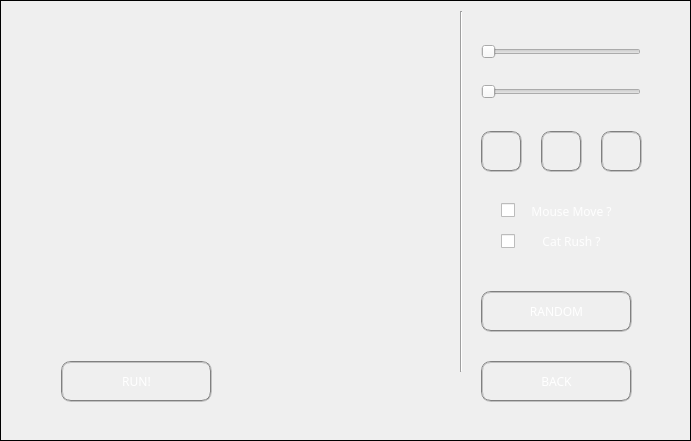
<?xml version="1.0" encoding="UTF-8"?>
<ui version="4.0">
 <class>Widget</class>
 <widget class="QWidget" name="Widget">
  <property name="geometry">
   <rect>
    <x>0</x>
    <y>0</y>
    <width>691</width>
    <height>441</height>
   </rect>
  </property>
  <property name="windowTitle">
   <string>Widget</string>
  </property>
  <property name="autoFillBackground">
   <bool>true</bool>
  </property>
  <property name="styleSheet">
   <string notr="true"/>
  </property>
  <widget class="QStackedWidget" name="stackedWidget">
   <property name="geometry">
    <rect>
     <x>0</x>
     <y>0</y>
     <width>691</width>
     <height>441</height>
    </rect>
   </property>
   <property name="frameShape">
    <enum>QFrame::Box</enum>
   </property>
   <property name="frameShadow">
    <enum>QFrame::Plain</enum>
   </property>
   <property name="currentIndex">
    <number>1</number>
   </property>
   <widget class="QWidget" name="welcome">
    <widget class="QPushButton" name="quit_b">
     <property name="geometry">
      <rect>
       <x>490</x>
       <y>210</y>
       <width>151</width>
       <height>41</height>
      </rect>
     </property>
     <property name="font">
      <font>
       <family>Papyrus</family>
       <italic>false</italic>
      </font>
     </property>
     <property name="styleSheet">
      <string notr="true">QPushButton {
color: white;
border-image: url(:/pics/button.png);
border-width: 12px;
padding: -12px 0px;
min-height: 25px;
min-width: 60px;
border:2px groove gray;
border-radius:10px;
}
QPushButton:pressed {
color: lightgray;
border-image: url(:/pics/button-pressed.png); 
padding-top: -10px;
padding-bottom: -16px;
}
QPushButton:hover {
border-width: 12px;
padding: -12px 0px;
min-height: 25px;
min-width: 60px;
border:3px groove gray;
border-radius:10px;
}</string>
     </property>
     <property name="text">
      <string>QUIT</string>
     </property>
    </widget>
    <widget class="QPushButton" name="start_b">
     <property name="geometry">
      <rect>
       <x>490</x>
       <y>150</y>
       <width>151</width>
       <height>41</height>
      </rect>
     </property>
     <property name="font">
      <font>
       <family>Papyrus</family>
      </font>
     </property>
     <property name="styleSheet">
      <string notr="true">QPushButton {
color: white;
border-image: url(:/pics/button.png);
border-width: 12px;
padding: -12px 0px;
min-height: 25px;
min-width: 60px;
border:2px groove gray;
border-radius:10px;
}
QPushButton:pressed {
color: lightgray;
border-image: url(:/pics/button-pressed.png); 
padding-top: -10px;
padding-bottom: -16px;
}
QPushButton:hover {
border-width: 12px;
padding: -12px 0px;
min-height: 25px;
min-width: 60px;
border:3px groove gray;
border-radius:10px;
}</string>
     </property>
     <property name="text">
      <string>START GAME</string>
     </property>
    </widget>
    <widget class="QLabel" name="label">
     <property name="geometry">
      <rect>
       <x>60</x>
       <y>150</y>
       <width>381</width>
       <height>101</height>
      </rect>
     </property>
     <property name="font">
      <font>
       <family>Papyrus</family>
      </font>
     </property>
     <property name="frameShape">
      <enum>QFrame::NoFrame</enum>
     </property>
     <property name="frameShadow">
      <enum>QFrame::Plain</enum>
     </property>
     <property name="text">
      <string>&lt;html&gt;&lt;head/&gt;&lt;body&gt;&lt;p align=&quot;center&quot;&gt;&lt;span style=&quot; font-size:24pt; color:#ffffff;&quot;&gt;Catch Me if You Can&lt;/span&gt;&lt;/p&gt;&lt;p align=&quot;center&quot;&gt;&lt;span style=&quot; font-size:24pt; color:#ffffff;&quot;&gt;v0.1&lt;/span&gt;&lt;/p&gt;&lt;/body&gt;&lt;/html&gt;</string>
     </property>
    </widget>
   </widget>
   <widget class="QWidget" name="gameset">
    <widget class="QPushButton" name="back_b">
     <property name="geometry">
      <rect>
       <x>480</x>
       <y>360</y>
       <width>151</width>
       <height>41</height>
      </rect>
     </property>
     <property name="font">
      <font>
       <family>Papyrus</family>
       <italic>false</italic>
      </font>
     </property>
     <property name="styleSheet">
      <string notr="true">QPushButton {
color: white;
border-image: url(:/pics/button.png);
border-width: 12px;
padding: -12px 0px;
min-height: 25px;
min-width: 60px;
border:2px groove gray;
border-radius:10px;
}
QPushButton:pressed {
color: lightgray;
border-image: url(:/pics/button-pressed.png); 
padding-top: -10px;
padding-bottom: -16px;
}
QPushButton:hover {
border-width: 12px;
padding: -12px 0px;
min-height: 25px;
min-width: 60px;
border:3px groove gray;
border-radius:10px;
}</string>
     </property>
     <property name="text">
      <string>BACK</string>
     </property>
    </widget>
    <widget class="QWidget" name="gridLayoutWidget">
     <property name="geometry">
      <rect>
       <x>60</x>
       <y>20</y>
       <width>381</width>
       <height>331</height>
      </rect>
     </property>
     <layout class="QGridLayout" name="gl">
      <property name="spacing">
       <number>1</number>
      </property>
     </layout>
    </widget>
    <widget class="QPushButton" name="run_b">
     <property name="geometry">
      <rect>
       <x>60</x>
       <y>360</y>
       <width>151</width>
       <height>41</height>
      </rect>
     </property>
     <property name="font">
      <font>
       <family>Papyrus</family>
       <italic>false</italic>
      </font>
     </property>
     <property name="styleSheet">
      <string notr="true">QPushButton {
color: white;
border-image: url(:/pics/button.png);
border-width: 12px;
padding: -12px 0px;
min-height: 25px;
min-width: 60px;
border:2px groove gray;
border-radius:10px;
}
QPushButton:pressed {
color: lightgray;
border-image: url(:/pics/button-pressed.png); 
padding-top: -10px;
padding-bottom: -16px;
}
QPushButton:hover {
border-width: 12px;
padding: -12px 0px;
min-height: 25px;
min-width: 60px;
border:3px groove gray;
border-radius:10px;
}</string>
     </property>
     <property name="text">
      <string>RUN!</string>
     </property>
    </widget>
    <widget class="Line" name="line">
     <property name="geometry">
      <rect>
       <x>430</x>
       <y>10</y>
       <width>61</width>
       <height>361</height>
      </rect>
     </property>
     <property name="orientation">
      <enum>Qt::Vertical</enum>
     </property>
    </widget>
    <widget class="QSlider" name="row_set">
     <property name="geometry">
      <rect>
       <x>480</x>
       <y>40</y>
       <width>160</width>
       <height>22</height>
      </rect>
     </property>
     <property name="minimum">
      <number>5</number>
     </property>
     <property name="maximum">
      <number>15</number>
     </property>
     <property name="orientation">
      <enum>Qt::Horizontal</enum>
     </property>
    </widget>
    <widget class="QSlider" name="col_set">
     <property name="geometry">
      <rect>
       <x>480</x>
       <y>80</y>
       <width>160</width>
       <height>22</height>
      </rect>
     </property>
     <property name="minimum">
      <number>5</number>
     </property>
     <property name="maximum">
      <number>15</number>
     </property>
     <property name="orientation">
      <enum>Qt::Horizontal</enum>
     </property>
    </widget>
    <widget class="QPushButton" name="rand_b">
     <property name="geometry">
      <rect>
       <x>480</x>
       <y>290</y>
       <width>151</width>
       <height>41</height>
      </rect>
     </property>
     <property name="font">
      <font>
       <family>Papyrus</family>
       <italic>false</italic>
      </font>
     </property>
     <property name="styleSheet">
      <string notr="true">QPushButton {
color: white;
border-image: url(:/pics/button.png);
border-width: 12px;
padding: -12px 0px;
min-height: 25px;
min-width: 60px;
border:2px groove gray;
border-radius:10px;
}
QPushButton:pressed {
color: lightgray;
border-image: url(:/pics/button-pressed.png); 
padding-top: -10px;
padding-bottom: -16px;
}
QPushButton:hover {
border-width: 12px;
padding: -12px 0px;
min-height: 25px;
min-width: 60px;
border:3px groove gray;
border-radius:10px;
}</string>
     </property>
     <property name="text">
      <string>RANDOM</string>
     </property>
    </widget>
    <widget class="QPushButton" name="cat_b">
     <property name="geometry">
      <rect>
       <x>480</x>
       <y>130</y>
       <width>41</width>
       <height>41</height>
      </rect>
     </property>
     <property name="font">
      <font>
       <family>Papyrus</family>
       <italic>false</italic>
      </font>
     </property>
     <property name="styleSheet">
      <string notr="true">QPushButton {
color: white;
border-image: url(:/pics/button.png);
border-width: 12px;
padding: -12px 0px;
border:2px groove gray;
border-radius:10px;
}
QPushButton:pressed {
color: lightgray;
border-image: url(:/pics/button-pressed.png); 
padding-top: -10px;
padding-bottom: -16px;
}
QPushButton:hover {
border-width: 12px;
padding: -12px 0px;
min-height: 25px;
min-width: 60px;
border:3px groove gray;
border-radius:10px;
}</string>
     </property>
     <property name="text">
      <string/>
     </property>
     <property name="icon">
      <iconset resource="res.qrc">
       <normaloff>:/new/prefix2/cat.png</normaloff>:/new/prefix2/cat.png</iconset>
     </property>
    </widget>
    <widget class="QPushButton" name="mouse_b">
     <property name="geometry">
      <rect>
       <x>540</x>
       <y>130</y>
       <width>41</width>
       <height>41</height>
      </rect>
     </property>
     <property name="font">
      <font>
       <family>Papyrus</family>
       <italic>false</italic>
      </font>
     </property>
     <property name="styleSheet">
      <string notr="true">QPushButton {
color: white;
border-image: url(:/pics/button.png);
border-width: 12px;
padding: -12px 0px;
border:2px groove gray;
border-radius:10px;
}
QPushButton:pressed {
color: lightgray;
border-image: url(:/pics/button-pressed.png); 
padding-top: -10px;
padding-bottom: -16px;
}
QPushButton:hover {
border-width: 12px;
padding: -12px 0px;
min-height: 25px;
min-width: 60px;
border:3px groove gray;
border-radius:10px;
}</string>
     </property>
     <property name="text">
      <string/>
     </property>
     <property name="icon">
      <iconset resource="res.qrc">
       <normaloff>:/new/prefix2/mouse.png</normaloff>:/new/prefix2/mouse.png</iconset>
     </property>
    </widget>
    <widget class="QPushButton" name="wall_b">
     <property name="geometry">
      <rect>
       <x>600</x>
       <y>130</y>
       <width>41</width>
       <height>41</height>
      </rect>
     </property>
     <property name="font">
      <font>
       <family>Papyrus</family>
       <italic>false</italic>
      </font>
     </property>
     <property name="styleSheet">
      <string notr="true">QPushButton {
color: white;
border-image: url(:/pics/button.png);
border-width: 12px;
padding: -12px 0px;
border:2px groove gray;
border-radius:10px;
}
QPushButton:pressed {
color: lightgray;
border-image: url(:/pics/button-pressed.png); 
padding-top: -10px;
padding-bottom: -16px;
}
QPushButton:hover {
border-width: 12px;
padding: -12px 0px;
min-height: 25px;
min-width: 60px;
border:3px groove gray;
border-radius:10px;
}</string>
     </property>
     <property name="text">
      <string/>
     </property>
     <property name="icon">
      <iconset resource="res.qrc">
       <normaloff>:/new/prefix2/wall.png</normaloff>:/new/prefix2/wall.png</iconset>
     </property>
    </widget>
    <widget class="QCheckBox" name="mousemove">
     <property name="geometry">
      <rect>
       <x>500</x>
       <y>199</y>
       <width>20</width>
       <height>21</height>
      </rect>
     </property>
     <property name="text">
      <string/>
     </property>
    </widget>
    <widget class="QLabel" name="label_2">
     <property name="geometry">
      <rect>
       <x>520</x>
       <y>190</y>
       <width>101</width>
       <height>41</height>
      </rect>
     </property>
     <property name="font">
      <font>
       <family>Papyrus</family>
      </font>
     </property>
     <property name="frameShape">
      <enum>QFrame::NoFrame</enum>
     </property>
     <property name="frameShadow">
      <enum>QFrame::Plain</enum>
     </property>
     <property name="text">
      <string>&lt;html&gt;&lt;head/&gt;&lt;body&gt;&lt;p align=&quot;center&quot;&gt;&lt;span style=&quot; color:#fefefe;&quot;&gt;Mouse Move ?&lt;/span&gt;&lt;/p&gt;&lt;/body&gt;&lt;/html&gt;</string>
     </property>
    </widget>
    <widget class="QCheckBox" name="catrush">
     <property name="geometry">
      <rect>
       <x>500</x>
       <y>230</y>
       <width>20</width>
       <height>21</height>
      </rect>
     </property>
     <property name="text">
      <string/>
     </property>
    </widget>
    <widget class="QLabel" name="label_3">
     <property name="geometry">
      <rect>
       <x>520</x>
       <y>220</y>
       <width>101</width>
       <height>41</height>
      </rect>
     </property>
     <property name="font">
      <font>
       <family>Papyrus</family>
      </font>
     </property>
     <property name="frameShape">
      <enum>QFrame::NoFrame</enum>
     </property>
     <property name="frameShadow">
      <enum>QFrame::Plain</enum>
     </property>
     <property name="text">
      <string>&lt;html&gt;&lt;head/&gt;&lt;body&gt;&lt;p align=&quot;center&quot;&gt;&lt;span style=&quot; color:#fefefe;&quot;&gt;Cat Rush ?&lt;/span&gt;&lt;/p&gt;&lt;/body&gt;&lt;/html&gt;</string>
     </property>
    </widget>
   </widget>
   <widget class="QWidget" name="gameplay">
    <widget class="QWidget" name="gridLayoutWidget_2">
     <property name="geometry">
      <rect>
       <x>20</x>
       <y>20</y>
       <width>441</width>
       <height>381</height>
      </rect>
     </property>
     <layout class="QGridLayout" name="gl_gp">
      <property name="spacing">
       <number>1</number>
      </property>
     </layout>
    </widget>
    <widget class="QPushButton" name="back_b_gp">
     <property name="geometry">
      <rect>
       <x>480</x>
       <y>360</y>
       <width>151</width>
       <height>41</height>
      </rect>
     </property>
     <property name="font">
      <font>
       <family>Papyrus</family>
       <italic>false</italic>
      </font>
     </property>
     <property name="styleSheet">
      <string notr="true">QPushButton {
color: white;
border-image: url(:/pics/button.png);
border-width: 12px;
padding: -12px 0px;
min-height: 25px;
min-width: 60px;
border:2px groove gray;
border-radius:10px;
}
QPushButton:pressed {
color: lightgray;
border-image: url(:/pics/button-pressed.png); 
padding-top: -10px;
padding-bottom: -16px;
}
QPushButton:hover {
border-width: 12px;
padding: -12px 0px;
min-height: 25px;
min-width: 60px;
border:3px groove gray;
border-radius:10px;
}</string>
     </property>
     <property name="text">
      <string>BACK</string>
     </property>
    </widget>
    <widget class="QPushButton" name="solve_b">
     <property name="geometry">
      <rect>
       <x>480</x>
       <y>290</y>
       <width>151</width>
       <height>41</height>
      </rect>
     </property>
     <property name="font">
      <font>
       <family>Papyrus</family>
       <italic>false</italic>
      </font>
     </property>
     <property name="styleSheet">
      <string notr="true">QPushButton {
color: white;
border-image: url(:/pics/button.png);
border-width: 12px;
padding: -12px 0px;
min-height: 25px;
min-width: 60px;
border:2px groove gray;
border-radius:10px;
}
QPushButton:pressed {
color: lightgray;
border-image: url(:/pics/button-pressed.png); 
padding-top: -10px;
padding-bottom: -16px;
}
QPushButton:hover {
border-width: 12px;
padding: -12px 0px;
min-height: 25px;
min-width: 60px;
border:3px groove gray;
border-radius:10px;
}</string>
     </property>
     <property name="text">
      <string>SOLVE</string>
     </property>
    </widget>
    <widget class="QLabel" name="label_4">
     <property name="geometry">
      <rect>
       <x>470</x>
       <y>60</y>
       <width>151</width>
       <height>41</height>
      </rect>
     </property>
     <property name="font">
      <font>
       <family>Papyrus</family>
      </font>
     </property>
     <property name="frameShape">
      <enum>QFrame::NoFrame</enum>
     </property>
     <property name="frameShadow">
      <enum>QFrame::Plain</enum>
     </property>
     <property name="text">
      <string>&lt;html&gt;&lt;head/&gt;&lt;body&gt;&lt;p align=&quot;center&quot;&gt;&lt;span style=&quot; color:#fefefe;&quot;&gt;CURRENT MOVE:&lt;/span&gt;&lt;/p&gt;&lt;/body&gt;&lt;/html&gt;</string>
     </property>
    </widget>
    <widget class="QLabel" name="label_5">
     <property name="geometry">
      <rect>
       <x>470</x>
       <y>120</y>
       <width>151</width>
       <height>41</height>
      </rect>
     </property>
     <property name="font">
      <font>
       <family>Papyrus</family>
      </font>
     </property>
     <property name="frameShape">
      <enum>QFrame::NoFrame</enum>
     </property>
     <property name="frameShadow">
      <enum>QFrame::Plain</enum>
     </property>
     <property name="text">
      <string>&lt;html&gt;&lt;head/&gt;&lt;body&gt;&lt;p align=&quot;center&quot;&gt;&lt;span style=&quot; color:#fefefe;&quot;&gt;REQUIRED MOVE:&lt;/span&gt;&lt;/p&gt;&lt;/body&gt;&lt;/html&gt;</string>
     </property>
    </widget>
    <widget class="QLabel" name="cur_move_l">
     <property name="geometry">
      <rect>
       <x>620</x>
       <y>60</y>
       <width>51</width>
       <height>41</height>
      </rect>
     </property>
     <property name="font">
      <font>
       <family>Papyrus</family>
      </font>
     </property>
     <property name="frameShape">
      <enum>QFrame::NoFrame</enum>
     </property>
     <property name="frameShadow">
      <enum>QFrame::Plain</enum>
     </property>
     <property name="text">
      <string>&lt;html&gt;&lt;head/&gt;&lt;body&gt;&lt;p align=&quot;center&quot;&gt;&lt;br/&gt;&lt;/p&gt;&lt;/body&gt;&lt;/html&gt;</string>
     </property>
    </widget>
    <widget class="QLabel" name="req_move_l">
     <property name="geometry">
      <rect>
       <x>620</x>
       <y>120</y>
       <width>51</width>
       <height>41</height>
      </rect>
     </property>
     <property name="font">
      <font>
       <family>Papyrus</family>
      </font>
     </property>
     <property name="frameShape">
      <enum>QFrame::NoFrame</enum>
     </property>
     <property name="frameShadow">
      <enum>QFrame::Plain</enum>
     </property>
     <property name="text">
      <string>&lt;html&gt;&lt;head/&gt;&lt;body&gt;&lt;p align=&quot;center&quot;&gt;&lt;br/&gt;&lt;/p&gt;&lt;/body&gt;&lt;/html&gt;</string>
     </property>
    </widget>
   </widget>
  </widget>
 </widget>
 <layoutdefault spacing="6" margin="11"/>
 <resources>
  <include location="res.qrc"/>
 </resources>
 <connections/>
</ui>
